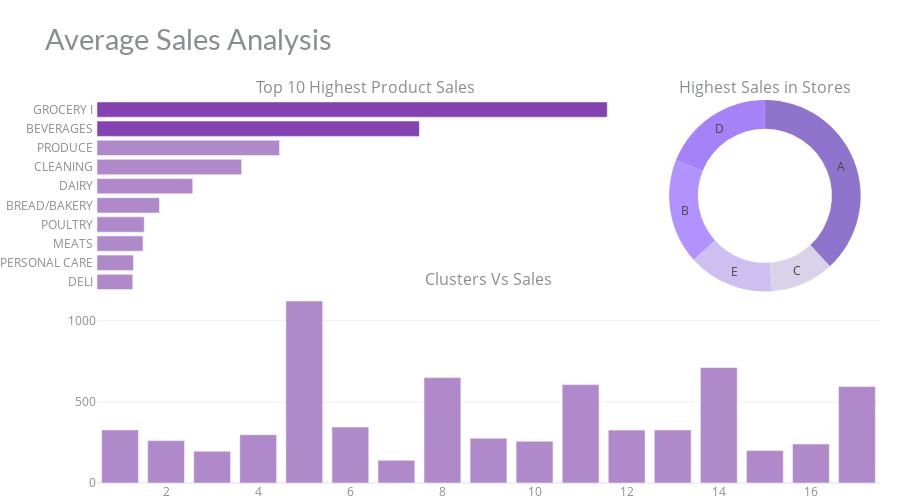

The code cell stored with this chart in its notebook:
### Code cell
#make chart: https://github.com/plotly/plotly.py/blob/master/doc/python/subplots.md
fig = make_subplots(rows=2, cols=2, 
                    specs=[[{"type": "bar"}, {"type": "pie"}],
                           [{"colspan": 2}, None]],
                    column_widths=[0.7, 0.3], vertical_spacing=0, horizontal_spacing=0.02,
                    subplot_titles=("Top 10 Highest Product Sales", "Highest Sales in Stores", "Clusters Vs Sales"))
#family bar chart
fig.add_trace(go.Bar(x=df_family_sales['sales'], y=df_family_sales['family'], marker=dict(color= df_family_sales['color']),
                     name='Family', orientation='h'), 
                     row=1, col=1)
#store type pie chart
fig.add_trace(go.Pie(values=df_store_sales['sales'], labels=df_store_sales['store_type'], name='Store type',
                     marker=dict(colors=['#8f74cd','#a682f8','#b292fc','#cebff0','#d9d2e9']), hole=0.7,
                     hoverinfo='label+percent+value', textinfo='label'), 
                    row=1, col=2)
#cluster bar chart
fig.add_trace(go.Bar(x=df_cluster_sales['cluster'], y=df_cluster_sales['sales'], 
                     marker=dict(color= df_cluster_sales['color']), name='Cluster'), 
                     row=2, col=1)
# styling
fig.update_yaxes(showgrid=False, ticksuffix=' ', categoryorder='total ascending', row=1, col=1)
fig.update_xaxes(visible=False, row=1, col=1)
fig.update_layout(height=500, bargap=0.2,
                  margin=dict(b=0,r=20,l=20), xaxis=dict(tickmode='linear'),
                  title_text="Average Sales Analysis",
                  template="plotly_white",
                  title_font=dict(size=29, color='#8a8d93', family="Lato, sans-serif"),
                  font=dict(color='#8a8d93'), 
                  hoverlabel=dict(bgcolor="#f2f2f2", font_size=13, font_family="Lato, sans-serif"),
                  showlegend=False)
fig.show()

### Figure 1 — Plotly figure (JSON) as saved in the notebook; plotly's stock layout.template omitted (floating-point values rounded to 4 significant figures)
{"data": [{"marker": {"color": ["#8442b3", "#8442b3", "#af89c9", "#af89c9", "#af89c9", "#af89c9", "#af89c9", "#af89c9", "#af89c9", "#af89c9"]}, "name": "Family", "orientation": "h", "type": "bar", "x": [3790.0, 2395.0, 1355.0, 1074.0, 711.2, 464.2, 351.1, 342.0, 271.2, 265.6], "xaxis": "x", "y": ["GROCERY I", "BEVERAGES", "PRODUCE", "CLEANING", "DAIRY", "BREAD/BAKERY", "POULTRY", "MEATS", "PERSONAL CARE", "DELI"], "yaxis": "y"}, {"domain": {"x": [0.706, 1], "y": [0.5, 1]}, "hole": 0.7, "hoverinfo": "label+percent+value", "labels": ["A", "D", "B", "E", "C"], "marker": {"colors": ["#8f74cd", "#a682f8", "#b292fc", "#cebff0", "#d9d2e9"]}, "name": "Store type", "textinfo": "label", "type": "pie", "values": [708.4, 352.1, 328.3, 270.3, 197.8]}, {"marker": {"color": ["#af89c9", "#af89c9", "#af89c9", "#af89c9", "#af89c9", "#af89c9", "#af89c9", "#af89c9", "#af89c9", "#af89c9", "#af89c9", "#af89c9", "#af89c9", "#af89c9", "#af89c9", "#af89c9", "#af89c9"]}, "name": "Cluster", "type": "bar", "x": [5, 14, 8, 11, 17, 6, 1, 13, 12, 4, 9, 2, 10, 16, 15, 3, 7], "xaxis": "x2", "y": [1120.0, 710.9, 649.0, 605.8, 594.1, 344.3, 327.0, 325.8, 325.6, 297.5, 275.7, 261.0, 257.0, 239.6, 199.4, 194.9, 139.8], "yaxis": "y2"}], "layout": {"annotations": [{"font": {"size": 16}, "showarrow": false, "text": "Top 10 Highest Product Sales", "x": 0.343, "xanchor": "center", "xref": "paper", "y": 1, "yanchor": "bottom", "yref": "paper"}, {"font": {"size": 16}, "showarrow": false, "text": "Highest Sales in Stores", "x": 0.853, "xanchor": "center", "xref": "paper", "y": 1, "yanchor": "bottom", "yref": "paper"}, {"font": {"size": 16}, "showarrow": false, "text": "Clusters Vs Sales", "x": 0.5, "xanchor": "center", "xref": "paper", "y": 0.5, "yanchor": "bottom", "yref": "paper"}], "bargap": 0.2, "font": {"color": "#8a8d93"}, "height": 500, "hoverlabel": {"bgcolor": "#f2f2f2", "font": {"family": "Lato, sans-serif", "size": 13}}, "margin": {"b": 0, "l": 20, "r": 20}, "showlegend": false, "title": {"font": {"color": "#8a8d93", "family": "Lato, sans-serif", "size": 29}, "text": "Average Sales Analysis"}, "xaxis": {"anchor": "y", "domain": [0, 0.686], "tickmode": "linear", "visible": false}, "xaxis2": {"anchor": "y2", "domain": [0, 1]}, "yaxis": {"anchor": "x", "categoryorder": "total ascending", "domain": [0.5, 1], "showgrid": false, "ticksuffix": " "}, "yaxis2": {"anchor": "x2", "domain": [0, 0.5]}}}
